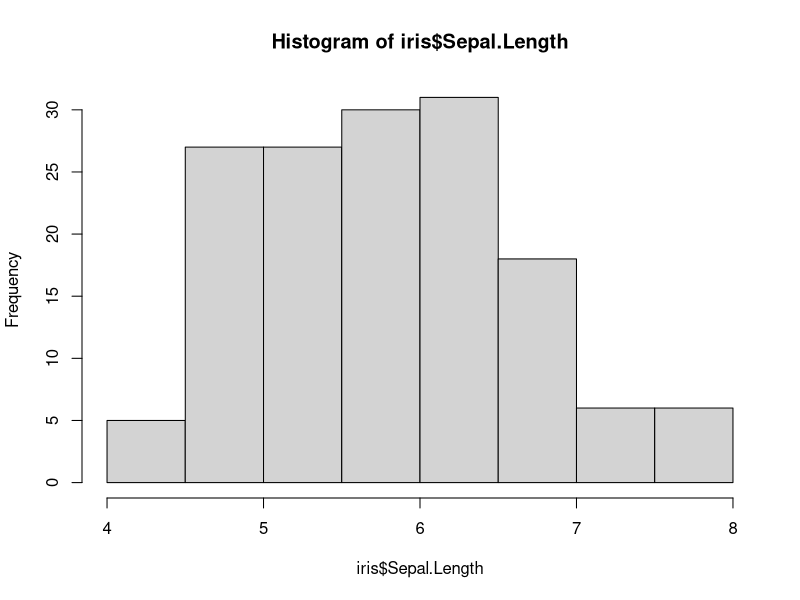
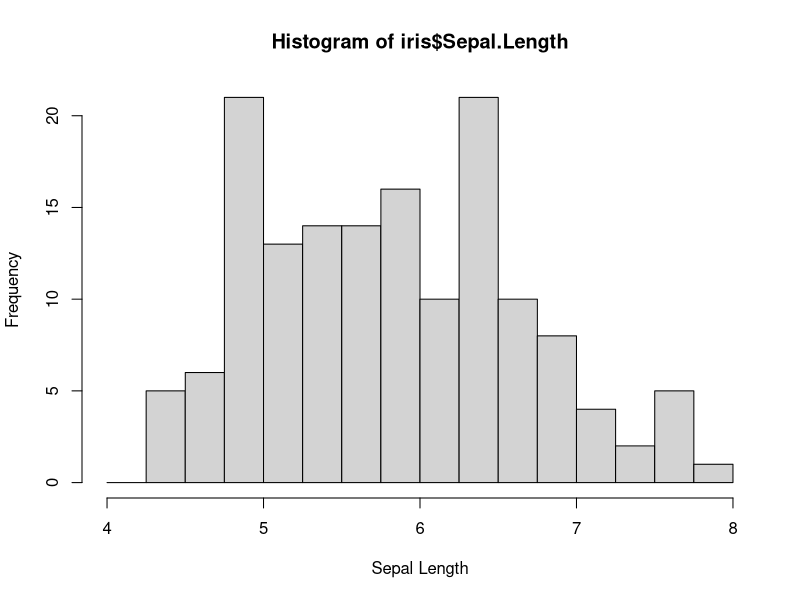
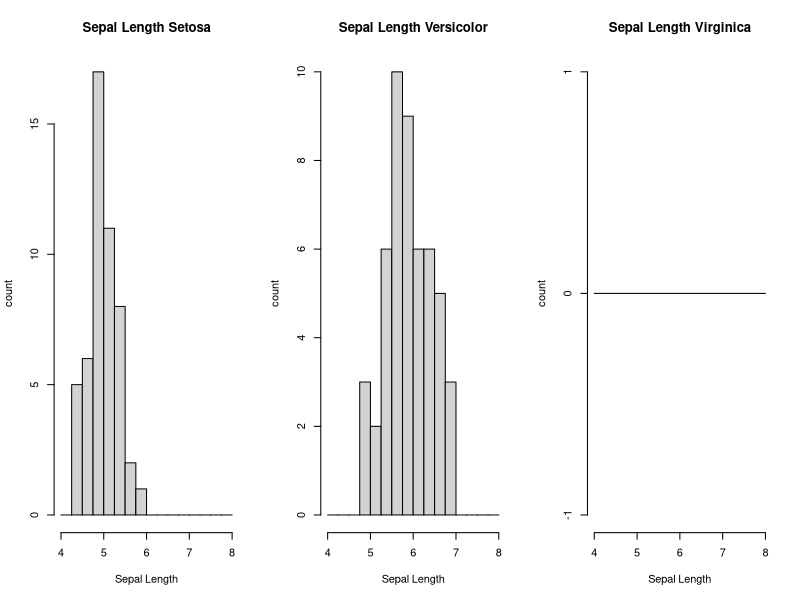

Source code (R) for these figures, in order: (Note: this script raises an error after producing the figures.)
#Problem 26
cent_species <- table(round(iris$Sepal.Length), iris$Species)

#Problem 27
cent_species <- table(round(iris$Sepal.Length / 2), iris$Species)

#Problem 28
sepal.hist <- hist(iris$Sepal.Length)

#Problem 29
sepal.hist <- hist(iris$Sepal.Length, breaks=seq(4, 8, by=.25), xlab="Sepal Length", ylab="Frequency")

#Problem 30
par(mfrow=c(1, 3))
hist(iris$Sepal.Length[iris$Species == "setosa"],
     breaks=seq(4, 8, by=.25),
     xlab = "Sepal Length",
     ylab = "count",
     main = "Sepal Length Setosa")
hist(iris$Sepal.Length[iris$Species == "versicolor"],
     breaks=seq(4, 8, by=.25),
     xlab = "Sepal Length",
     ylab = "count",
     main = "Sepal Length Versicolor")
hist(iris$Sepal.Length[iris$Species == "Virginica"],
     breaks=seq(4, 8, by=.25),
     xlab = "Sepal Length",
     ylab = "count",
     main = "Sepal Length Virginica")

#Problem 31
ans31 <- quantile(iris$Petal.Length,prob=(0:10)/10)

#Problem 32
top30 <- quantile(iris$Petal.Length, prob = 0.7)
ans32 <- table(iris$Species, (iris$Petal.Length > top30) == TRUE)

#Problem 33
breaks <- quantile(iris$Petal.Length, prob= (0:10)/10, names = FALSE)
bin <- cut(iris$Petal.Length, breaks, labels = FALSE, include.lowest = TRUE)
ans33 <- table(iris$Species, bin)

#Problem 34
Pedal.Area <- iris$Petal.Length * iris$Petal.Width
breaks.area <- quantile(Pedal.Area, prob = (0:10)/10)
bin.area <- cut(Pedal.Area, breaks.area, labels = FALSE, include.lowest = TRUE)
breaks.length <- quantile(iris$Petal.Length, probs = (0:10)/10)
bin.length <- cut(iris$Petal.Length, breaks.length, labels = FALSE, include.lowest = TRUE)
ans34 <- table(bin.length, bin.area)

#Problem 35
ans35.1 <- quantile(iris$Petal.Length[iris$Species == "setosa"], probs = 0.5)
ans35.2 <- quantile(iris$Petal.Length[iris$Species == "verisicolor"], probs = 0.5)
ans35.3 <- quantile(iris$Petal.Length[iris$Species == "virginica"], probs = 0.5)
ans35 <- c(ans35.1, ans35.2, ans35.3)
names(ans35) <- c("setosa", "versicolor", "virginica")
#setosa versicolor  virginica 
#1.50       4.35       5.55

#Problem 36
species = unique(iris$Species)
ans36 <- rep(0, length=3)
for (j in ans36) {
  ans36[j] <- quantile(iris$Petal.Length[iris$Species == species[j]], probs = 0.5)
}
names(ans36) <- c("setosa", "versicolor", "virginica")
# setosa versicolor  virginica 
#1.50       4.35       5.55

#Problem 37
ans37 <- tapply(iris$Petal.Length, iris$Species, quantile, probs = 0.5)
# setosa versicolor  virginica 
#1.50       4.35       5.55

#Problem 38
ask <- function() {
  for (i in 1:3) {
    abb <- readline("enter state abbreviation here: ")
    ans <- state.name[(abb == state.abb)]
    if (length(ans) == 0) ans = "Error"
    return(ans)
  }
}
ask()

#Problem 39
ask <- function() {
  for (i in 1:100) {
    abb <- readline("enter state abbreviation here: ")
    abb <- toupper(abb)
    ans <- state.name[(abb == state.abb)]
    if (length(ans) == 0) break
    return(ans)
  }
}
ask()

#Problem 40
ask <- function() {
  for (i in 1:100) {
    abb <- readline("enter state abbreviation here: ")
    abb <- toupper(abb)
    ans <- state.name[(abb == state.abb)]
    if (length(ans) == 0) ans == "Try again"
    return(ans)
  }
}
ask()

#Problem 41
for (i in 1:100) { 
  print(sum(1/1:i))
}

#Problem 42
ans42 <- cumsum(1/1:100)

#Problem 43
ask <- function() {
  num <- readline("In what year were you born?: ")
  num <- as.numeric(num)
  age <- 2016 - num
  for (i in 1:age) {
    print(paste(i, 2015-age+i))
  }
}
ask()

#Problem 44
sprays <- unique(InsectSprays$spray)
par(mfrow=c(2,3))
for (i in 1:length(sprays)) {
  hist(InsectSprays$count, breaks = seq(0, 30, by=1.0))
}
#Problem 45
sprays <- unique(InsectSprays$spray)
par(mfrow=c(2,3))
for (i in 1:length(sprays)) {
  hist(InsectSprays$count, breaks = seq(0, 30, by=1.0))
  box()
  text(20, 25, paste(sprays[i]))
}

#Problem 46
ans46 <- quantile(InsectSprays$count, probs = 0.5)
#50% 
#7

#Problem 47
ans47 <- rep(1, nrow(WorldPhones))
for (i in 1:nrow(WorldPhones)) {
  ans47[i] <- sum(WorldPhones[i, ])
}

#Problem 48
ans48 <- apply(WorldPhones, 1, sum)
#1951   1956   1957   1958   1959   1960   1961 
#74494 102199 110001 118399 124801 133709 141700

#Problem 49
ans49 <- 100 * sum(WorldPhones[ ,2]) / sum(apply(WorldPhones, 1, sum))
#[1] 29.85261

#Problem 50
ans50 <- 100 * WorldPhones / apply(WorldPhones, 1, sum)

